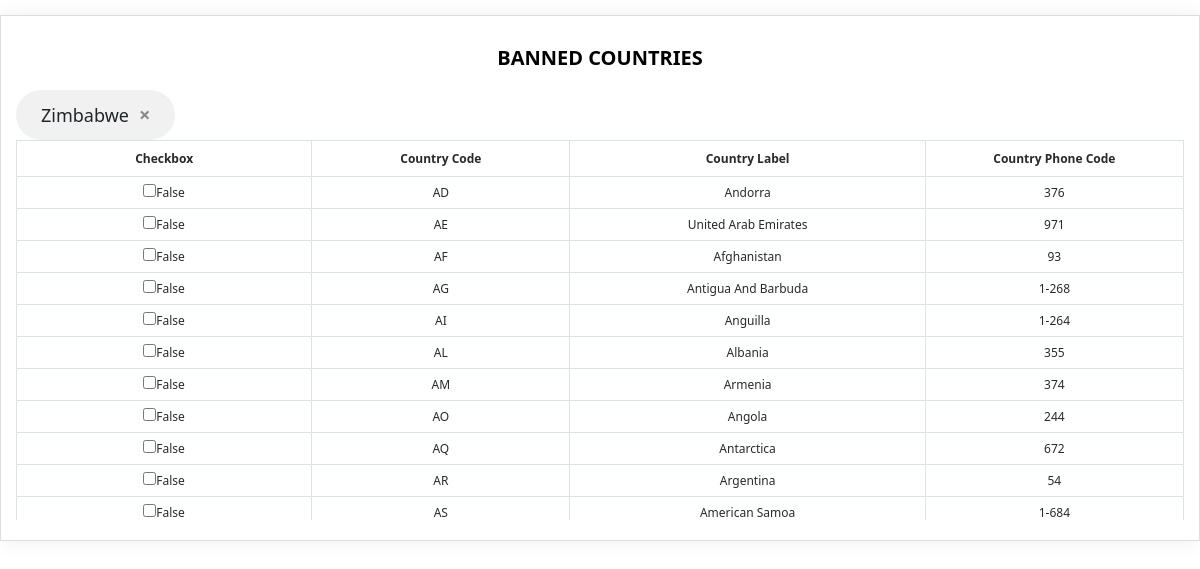
The page / on the database its author committed.
### countries/models.py (models this page shows)
class Country(models.Model):
    code         = models.CharField(max_length=255, null=True, blank=True, verbose_name=_("Country Code") )
    label        = models.CharField(max_length=255, null=True, blank=True, verbose_name=_("label") )
    phone        = models.CharField(max_length=255, null=True, blank=True, verbose_name=_("phone") )
    is_active       = models.BooleanField(_("active"), default=False)
    created_at   = models.DateTimeField(auto_now_add=True, db_index=True, verbose_name=_("Created At"))
    modified_at  = models.DateTimeField(auto_now=True, db_index=True, verbose_name=_("Modified At"))

### countries/views.py (the view, shortened to what this page needs)
# urls.py: path('',CountryView.as_view()),
class CountryView(View):
    template_name = 'index.html'
    def get(self, request):
        country = Country.objects.all()
        country = Country.objects.all()
        banned = Country.objects.filter(is_active = True)
        return render(self.request, self.template_name, {'queryset': country, 'banned':banned})

### countries/templates/index.html (shortened to what this page needs)
{% load static %}
{% block content %}
<!doctype html>
<html lang="en">
  <head>
    <link href="https://cdn.jsdelivr.net/npm/bootstrap@5.0.0-beta1/dist/css/bootstrap.min.css" rel="stylesheet">
  </head>
  <body>
        <div class="col-md-12 nopadd">
            <div class="tab-zonetable">
                <h1 class="headingtable">Banned Countries</h1>
                {% for ban in banned %}
                <div class="chip">
                    {{ban.label}}
                    <span class="closebtn" onclick="this.parentElement.style.display='none'">&times;</span>
                </div>
                {% endfor %}
                <div class="table-responsive available-items">
                    <table class="table table-bordered zone-table zone_tablewidth date-table1">
                        <thead>
                            <tr>
                                <th> Checkbox </th>
                                <th>
                                    Country code
                                </th>
                                <th>
                                    Country label
                                </th>
                                <th>
                                    Country phone code
                                </th>
                            </tr>
                        </thead>
                        <tbody>
                            {% for country in queryset %}
                            <tr>
                                <td>
                                    <input class="selection-box" type="checkbox"  name="action" {% if country.is_active %} checked {% endif %} onclick="myFunction(this)" id="{{ country.id }}" >{{ country.is_active }}
                                </td>
                                <td>
                                    <span>{{ country.code  }}</span>
                                </td>
                                <td>
                                    <span>{{ country.label}}</span>
                                </td>
                                <td>
                                    <span>{{country.phone}}</span>
                                </td>
                            </tr>
                            {% endfor %}
                        </tbody>
                    </table>
                </div>
            </div>
        </div>
  </body>
</html>
{%endblock%}

### countries/templates/index.html (style rules this page uses)
* { box-sizing: border-box; }
.headingtable { font-size: 20px; font-weight: 600; margin: 10px 0px 20px 0px; padding: 0px; text-align: center; color: #000; text-transform: uppercase; }
.date-table1 th, .zone-table th { background: #eee; padding: 9px !important; text-transform: capitalize; }
.zone_tablewidth tr th, .zone_tablewidth tr td { color: #292929; text-align: center !important; }
.zone_tablewidth tr th:first-child, .zone_tablewidth tr td:first-child { min-width: auto; }
.zone_tablewidth { margin: 0px 0px; }
.tab-zonetable { float: left; width: 100%; background: #fff; padding: 20px 15px; margin: 15px 0px; box-shadow: 0px 0px 20px 0px #eee; border: 1px solid #ddd; }
.zone_tablewidth { font-size: 12px; box-shadow: none; }
body { font-family: Arial, Helvetica, sans-serif; }
td { text-transform: capitalize; padding: 7px !important; }
th { width: 30px }
.zone_tablewidth td { padding: 7px !important; }
.available-items { max-height:380px!important; overflow-x: hidden; overflow-y: auto!important; }
.chip { display: inline-block; padding: 0 25px; height: 50px; font-size: 18px; line-height: 50px; border-radius: 25px; background-color: #f1f1f1; }
.closebtn { padding-left: 10px; color: #888; font-weight: bold; float: right; font-size: 20px; cursor: pointer; }

### rows shown on the page
Country: label "Zimbabwe"
Country: is_active "False", code "AD", label "Andorra", phone "376"
Country: is_active "False", code "AE", label "United Arab Emirates", phone "971"
Country: is_active "False", code "AF", label "Afghanistan", phone "93"
Country: is_active "False", code "AG", label "Antigua And Barbuda", phone "1-268"
Country: is_active "False", code "AI", label "Anguilla", phone "1-264"
Country: is_active "False", code "AL", label "Albania", phone "355"
Country: is_active "False", code "AM", label "Armenia", phone "374"
Country: is_active "False", code "AO", label "Angola", phone "244"
Country: is_active "False", code "AQ", label "Antarctica", phone "672"
Country: is_active "False", code "AR", label "Argentina", phone "54"
Country: is_active "False", code "AS", label "American Samoa", phone "1-684"
